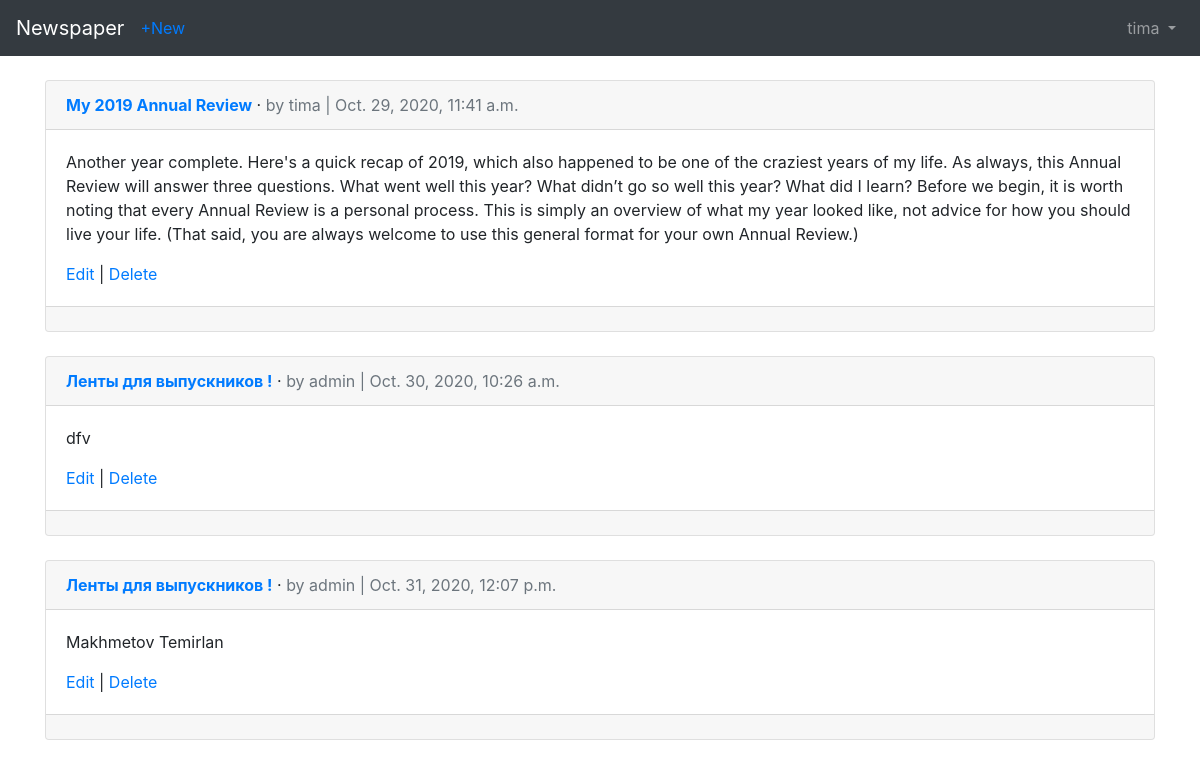
/articles (signed in), run on the app's committed database.
### users/models.py (models this page shows)
class CustomUser(AbstractUser):
    age = models.PositiveIntegerField(default=0)

### articles/models.py (models this page shows, shortened)
class Article(models.Model):
    title = models.CharField(max_length=255)
    body = models.TextField()
    date = models.DateTimeField(auto_now_add=True)
    author = models.ForeignKey(
        settings.AUTH_USER_MODEL,
        on_delete=models.CASCADE,
    )

### articles/views.py (the view)
# urls.py: path('', views.ArticleListView.as_view(), name='article_list'),
class ArticleListView( LoginRequiredMixin, ListView):
    model = Article
    template_name = 'article_list.html'
    login_url = 'login'

### templates/article_list.html (shortened to what this page needs)
{% extends 'base.html' %}
{% block content %}
    {% for article in object_list %}
        <div class="card">
            <div class="card-header">
                <span class="font-weight-bold"><a href="{% url 'article_detail' article.pk %}">{{ article.title }}</a></span> &middot;
                <span class="text-muted"> by {{ article.author }} | {{ article.date }}</span>
            </div>
            <div class="card-body">
                <p>{{ article.body }}</p>
                <a href="{% url 'article_edit' article.pk %}">Edit</a> |
                <a href="{% url 'article_delete' article.pk %}">Delete</a>
            </div>
             <div class="card-footer">
            </div>
       </div>
    <br />
    {% endfor %}
{% endblock %}

### templates/base.html (shortened to what this page needs)
<!doctype html>
<html lang="en">
  <head>
    <link rel="stylesheet" href="https://stackpath.bootstrapcdn.com/bootstrap/4.5.2/css/bootstrap.min.css">
  </head>
  <body>
    <nav class="navbar navbar-expand-md navbar-dark bg-dark mb-4" >
        <a href="{% url 'home' %}" class="navbar-brand">Newspaper</a>
        {% if user.is_authenticated %}
            <ul class="navbar-nav mr-auto">
                <li class="nav-item"><a href="{% url 'article_new' %}">+New</a></li>
            </ul>
        {% endif %}
        <div class="collapse navbar-collapse" id="navbarCollapse">
            {% if user.is_authenticated %}
                <ul class="navbar-nav ml-auto">
                    <li class="nav-item">
                        <a href="" class="nav-link dropdown-toggle" id="userMenu" data-toggle="dropdown"
                           aria-haspopup="true" aria-expanded="false">
                            {{ user.username }}
                        </a>
                    </li>
                </ul>
            {% else %}
            <form action="" class="form-inline ml-auto">
                <a href="{% url 'signup' %}" class="btn btn-primary ml-2">Sign up</a>
            </form>
            {% endif %}
        </div>
    </nav>
    <div class="container">
        {% block content %}
        {% endblock content %}
    </div>
  </body>
</html>

### data on the page
CustomUser: username "tima"
Article: title "My 2019 Annual Review", author "tima", date "Oct. 29, 2020, 11:41 a.m.", body "Another year complete. Here's a quick recap of 2019, which also happened to be one of the craziest years of my life. As always, this Annual Review will answer three questions. What went well this year? What didn’t go so well this year? What did I learn? Before we begin, it is worth noting that every Annual Review is a personal process. This is simply an overview of what my year looked like, not advice for how you should live your life. (That said, you are always welcome to use this general format for your own Annual Review.)"
Article: title "Ленты для выпускников !", author "admin", date "Oct. 30, 2020, 10:26 a.m.", body "dfv"
Article: title "Ленты для выпускников !", author "admin", date "Oct. 31, 2020, 12:07 p.m.", body "Makhmetov Temirlan"
